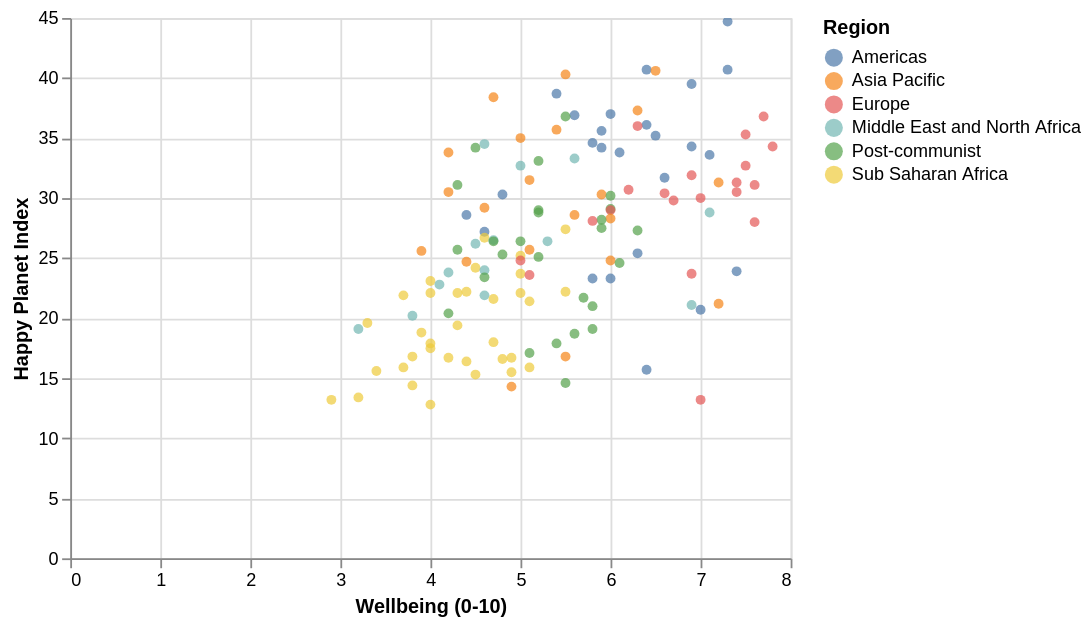

Here is the notebook cell this chart was saved with:
### Code cell
sa=alt.selection_interval()
alt.Chart(a).mark_circle().encode(x="Wellbeing (0-10):Q",y="Happy Planet Index:Q",tooltip=["Wellbeing (0-10):Q"],color=alt.condition(sa,"Region:N",alt.value('lightgray'))).interactive().add_selection(sa)

### Figure 1 — Vega-Lite specification as saved in the notebook (floating-point values rounded to 4 significant figures; data arrays with more than 128 entries replaced by an {"elided": "..."} marker saying what was removed)
{"config": {"view": {"continuousWidth": 400, "continuousHeight": 300}}, "data": {"name": "data-b6e384118ea359c0b898611b3ac8c5b7"}, "mark": "circle", "encoding": {"color": {"condition": {"field": "Region", "type": "nominal", "selection": "selector011"}, "value": "lightgray"}, "tooltip": [{"field": "Wellbeing (0-10)", "type": "quantitative"}], "x": {"field": "Wellbeing (0-10)", "type": "quantitative"}, "y": {"field": "Happy Planet Index", "type": "quantitative"}}, "selection": {"selector012": {"type": "interval", "bind": "scales", "encodings": ["x", "y"]}, "selector011": {"type": "interval"}}, "$schema": "https://vega.github.io/schema/vega-lite/v4.17.0.json", "datasets": {"data-b6e384118ea359c0b898611b3ac8c5b7": {"elided": "140 records"}}}
